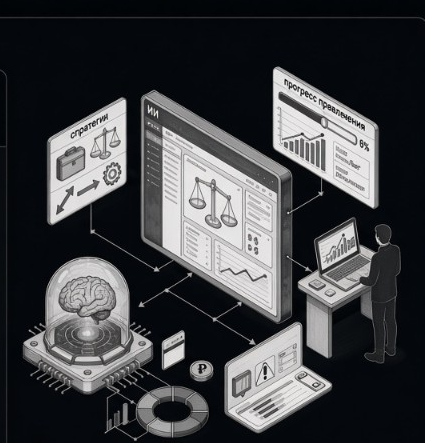
#> input picture .superdesign/tmp/try-e.png, 425 x 443 px, found by its file name
$ python fix_console_art.py
#> lines starting #> are read from the running program, lines starting #| are printed output that depends on the picture
from PIL import Image
from collections import deque

src = r"E:\MoskowNexus\public\assets\imgs\page\homepage1\ai-strategy-console.png"
raw = r"E:\MoskowNexus\.superdesign\tmp\try-e.png"

im = Image.open(raw).convert("RGBA")
w, h = im.size
#> w = 425; h = 443
px = im.load()

samples = []
for y in range(12):
    for x in range(12):
        samples.append(px[x, y][:3])
        samples.append(px[w - 1 - x, y][:3])
        samples.append(px[x, h - 1 - y][:3])
        samples.append(px[w - 1 - x, h - 1 - y][:3])
#> after the loop, samples = 576 items, first 6: (1, 5, 8), (2, 5, 10), (6, 10, 13), (4, 7, 12), (0, 4, 7), (2, 5, 10)
n = len(samples)
#> n = 576
bg = (
    sum(p[0] for p in samples) / n,
    sum(p[1] for p in samples) / n,
    sum(p[2] for p in samples) / n,
)
#> bg = (3.92, 7.38, 11.16)

THRESHOLD = 26
LUMA_MAX = 55

def close_to_bg(c):
    d2 = (c[0] - bg[0]) ** 2 + (c[1] - bg[1]) ** 2 + (c[2] - bg[2]) ** 2
    L = 0.2126 * c[0] + 0.7152 * c[1] + 0.0722 * c[2]
    return d2 < THRESHOLD * THRESHOLD and L < LUMA_MAX

visited = [[False] * w for _ in range(h)]
q = deque()

def try_seed(x, y):
    if 0 <= x < w and 0 <= y < h and not visited[y][x] and close_to_bg(px[x, y][:3]):
        visited[y][x] = True
        q.append((x, y))

for x in range(w):
    try_seed(x, 0)
    try_seed(x, h - 1)
#> this loop made 425 passes
for y in range(h):
    try_seed(0, y)
    try_seed(w - 1, y)
#> this loop made 443 passes

while q:
    x, y = q.popleft()
    r, g, b, _ = px[x, y]
    px[x, y] = (r, g, b, 0)
    for nx, ny in ((x - 1, y), (x + 1, y), (x, y - 1), (x, y + 1)):
        if 0 <= nx < w and 0 <= ny < h and not visited[ny][nx] and close_to_bg(px[nx, ny][:3]):
            visited[ny][nx] = True
            q.append((nx, ny))
#> this loop made 109504 passes
#> (x, y, r, g, b) on passes 4 to 6: (1, 442, 5, 9, 12), (2, 0, 0, 4, 7), (2, 442, 8, 12, 15)

# Стереть только тонкий обрывок у левого края (x < 5), не трогая панель «стратегии»
for y in range(h):
    for x in range(5):
        r, g, b, a = px[x, y]
        if a == 0:
            continue
        # вертикальный штрих/рамка обрывка — не широкая панель
        px[x, y] = (r, g, b, 0)

for y in range(h):
    for x in range(w):
        if px[x, y][3] == 0:
            continue
        c = px[x, y][:3]
        L = 0.2126 * c[0] + 0.7152 * c[1] + 0.0722 * c[2]
        d = ((c[0] - bg[0]) ** 2 + (c[1] - bg[1]) ** 2 + (c[2] - bg[2]) ** 2) ** 0.5
        touch = any(
            0 <= nx < w and 0 <= ny < h and px[nx, ny][3] == 0
            for nx, ny in ((x - 1, y), (x + 1, y), (x, y - 1), (x, y + 1))
        )
        if touch and d < 40 and L < 65:
            px[x, y] = (*c, int(max(0, min(255, (d - 12) / 28 * 255))))

bbox = im.getbbox()
if bbox:
    pad = 2
    im = im.crop((
        max(0, bbox[0] - pad),
        max(0, bbox[1] - pad),
        min(w, bbox[2] + pad),
        min(h, bbox[3] + pad),
    ))
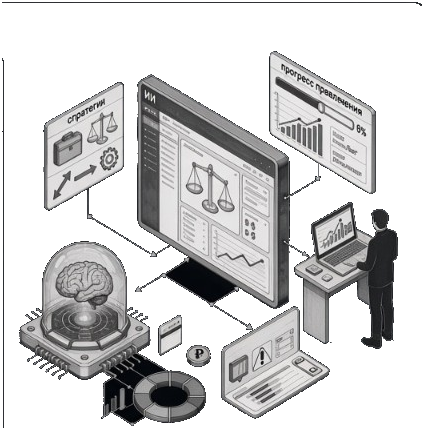
#> im: PIL image 422x428 RGBA; mean R, G, B, A 66.6, 67.9, 70.9, 111; transparent parts drawn white

im.save(src, optimize=True)
cw, ch = im.size
board = Image.new("RGBA", (cw, ch))
#> board: PIL image 422x428 RGBA; every value is 0
bp = board.load()
tile = 16
for y in range(ch):
    for x in range(cw):
        bp[x, y] = (210, 210, 210, 255) if ((x // tile) + (y // tile)) % 2 == 0 else (160, 160, 160, 255)
Image.alpha_composite(board, im).save(r"E:\MoskowNexus\.superdesign\tmp\ai-strategy-console-checker.png")
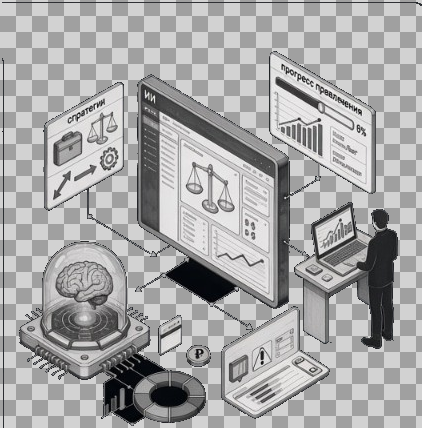
#> saved as ai-strategy-console-checker.png: PIL image 422x428 RGBA; mean R, G, B, A 168.3, 168, 168.3, 255
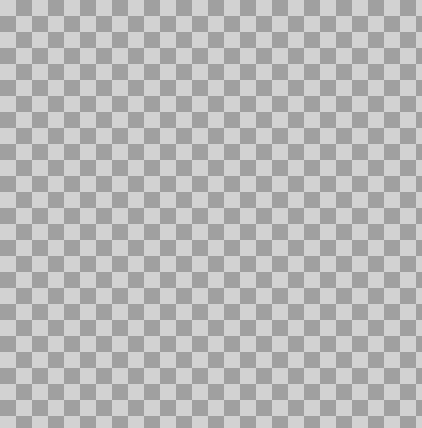
#> board: PIL image 422x428 RGBA; mean R, G, B, A 185, 185, 185, 255
print("saved", im.size)
#| saved (422, 428)

$ run again, with .superdesign/tmp/art-right.png copied over .superdesign/tmp/try-e.png
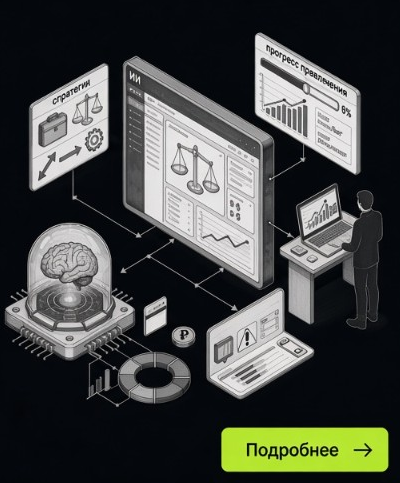
#> input picture .superdesign/tmp/art-right.png, 400 x 483 px, found by its file name
#> after the loop `for y in range(12):`: samples = 576 items, first 6: (3, 6, 11), (7, 8, 13), (4, 7, 12), (4, 8, 11), (3, 6, 11), (3, 6, 11)
#> n = 576
#> bg = (3.81, 6.94, 11.83)
#> the loop `for x in range(w):` made 400 passes
#> the loop `for y in range(h):` made 483 passes
#> the loop `while q:` made 107583 passes
#> (x, y, r, g, b) on passes 4 to 6: (1, 482, 4, 7, 12), (2, 0, 3, 6, 11), (2, 482, 4, 7, 12)
#> `im = im.crop(( max(0, bbox[0] - pad), max(0, bbox[1] - pad), min(w, bb..`:
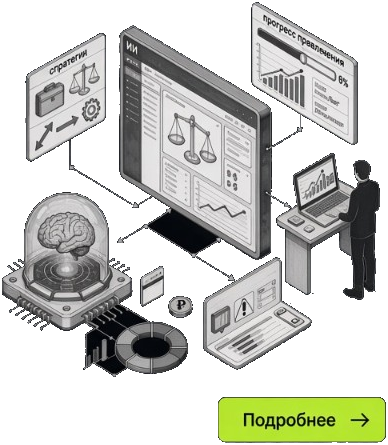
#> im: PIL image 388x445 RGBA; mean R, G, B, A 76.2, 79.2, 75, 126.2; transparent parts drawn white
#> `Image.alpha_composite(board, im).save(r"E:\MoskowNexus\.superdesign\tm..`:
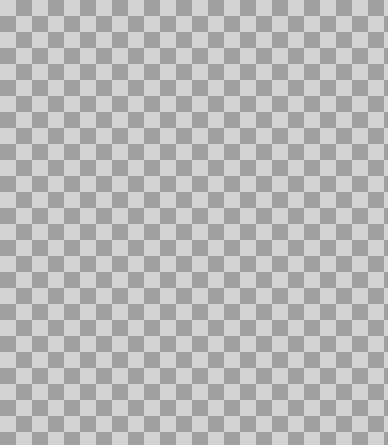
#> board: PIL image 388x445 RGBA; mean R, G, B, A 185, 185, 185, 255
#| saved (388, 445)
